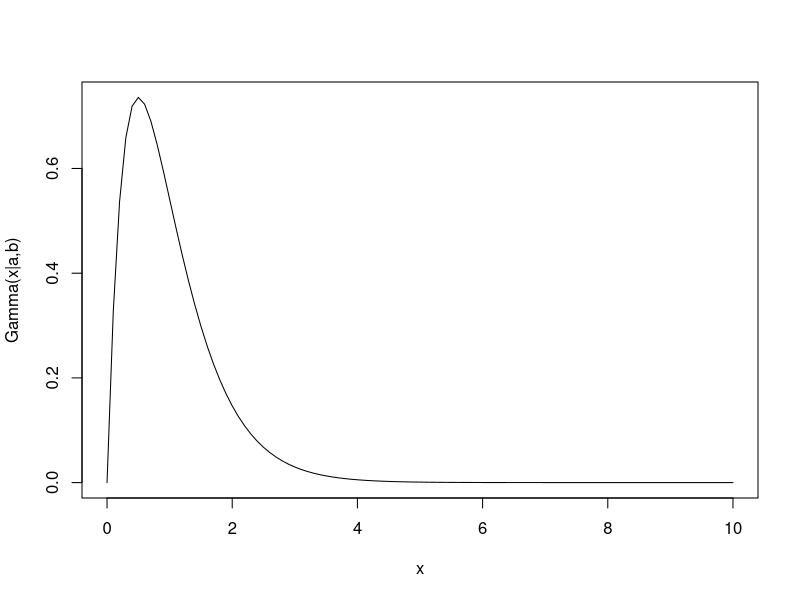
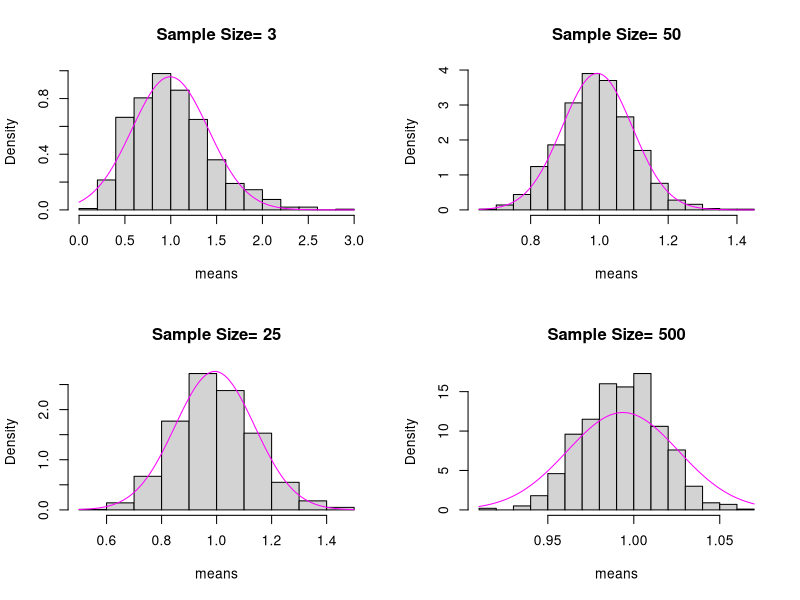

Write the R code that produced these figures, in order.
## ---- chunk 1
# 母集団ガンマ分布のパラメータ
population.a <- 2
population.b <- 2

# 母集団の生成
set.seed(1)
population.size <- 1000
population <- rgamma(population.size, population.a, population.b)

# 母平均、母分散
population.mean <- mean(population)
population.var  <- var(population) * (population.size - 1) / population.size
## ---- chunk 2
#| echo: false
curve(dgamma(x, population.a, population.b), from=0, to=10, ylab="Gamma(x|a,b)")
## ---- chunk 3
#| echo: false
sprintf("母平均=%f, 母分散=%f", population.mean, population.var)
## ---- chunk 4
#| include: false
create.sample.means <- function(xs, sample.size, sample.number, seed = 1) {
  set.seed(seed)
  means <- numeric(sample.number)
  for(i in 1:sample.number) {
    means[i] <- mean(sample(xs, sample.size))
  }
  return(means)
}

drawHistAndCurve.mean <- function(means, sample.size, 
                                  population.mean, population.var, seed=1) 
{
  hist(means, prob = T, main = paste("Sample Size=", toString(sample.size)))
  #plot(density(means))
  curve(dnorm(x, population.mean, sqrt(population.var / sample.size)), 
        add=T, col = "magenta")
}
## ---- chunk 5
#| echo: false
sample.sizes <- c(3, 25,50,500)
shapiro.test.ws <- numeric(length(sample.sizes))
shapiro.test.pvalues <- numeric(length(sample.sizes))

layout(matrix(1:(length(sample.sizes)), nrow = 2))
for(i in 1:(length(sample.sizes))) {
  sample.size <- sample.sizes[i]
  means <- create.sample.means(population, sample.size, 1000)
  drawHistAndCurve.mean(means, sample.size, population.mean, population.var)
  s <- shapiro.test(means)
  shapiro.test.ws[i] <- s$statistic
  shapiro.test.pvalues[i] <- s$p.value
}
## ---- chunk 6
#| echo: false
data.frame(n = sample.sizes, W = shapiro.test.ws, pvalue = round(shapiro.test.pvalues,3))
